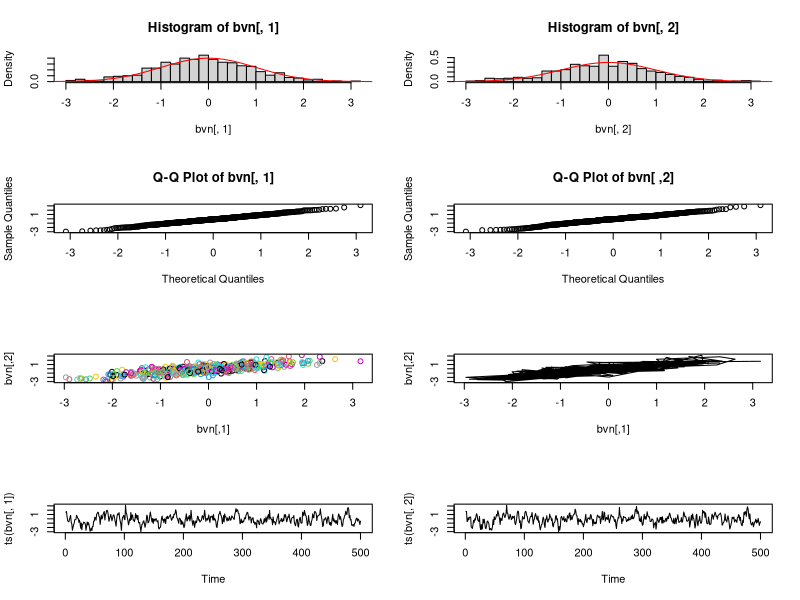

Here is the R script that generated this plot:
gibbs<-function (n, rho) 
{
        mat <- matrix(ncol = 2, nrow = n)
        x <- 0
        y <- 0
        mat[1, ] <- c(x, y)
        for (i in 2:n) {
                x <- rnorm(1, rho * y, sqrt(1 - rho^2))
                y <- rnorm(1, rho * x, sqrt(1 - rho^2))
                mat[i, ] <- c(x, y)
        }
        mat
}

f  <- function(x) { return( (1/sqrt(2 * pi)) * exp(-x^2/2) )}

N  <-  1000
rho  <-  0.8

bvngs <- gibbs(N, rho)
bvn <- bvngs[(N/2 + 1):N, ]

par(mfrow=c(4,2))
hist(bvn[,1], freq=FALSE, 40)
curve(f, -4, 4, add=TRUE, col="red")
hist(bvn[,2], freq=FALSE, 40)
curve(f, -4, 4, add=TRUE, col="red")
qqnorm(bvn[ , 1], main="Q-Q Plot of bvn[, 1]")
qqnorm(bvn[ , 2], main="Q-Q Plot of bvn[ ,2]")
plot(bvn, col=1:500)
plot(bvn, type="l")
plot(ts(bvn[ , 1]))
plot(ts(bvn[ , 2]))
par(mfrow=c(1,1))


## NAME: bivariatenormalsampler.R
## USAGE: within R, at interactive prompt
##        source("bivariatenormalsampler.R")
## REQUIRED ARGUMENTS: none
## OPTIONS: none
## DESCRIPTION: Demonstrate Gibbs sampler finding marginals from 
##              bivariate normal distribution/
## DIAGNOSTICS: none
## CONFIGURATION AND  ENVIRONMENT: Base R
## DEPENDENCIES: none
## INCOMPATIBILITIES: none known
## PROVENANCE: 
## BUGS AND LIMITATIONS: none known
## FEATURES AND POTENTIAL IMPROVEMENTS: Better graphics arrangements

## AUTHOR:  Steve Dunbar
## VERSION: Version 1.0 Fri Feb  5 08:12:51 AM CST 2021
## KEYWORDS: Gibbs sampler, bivariate normal, marginal distribution

